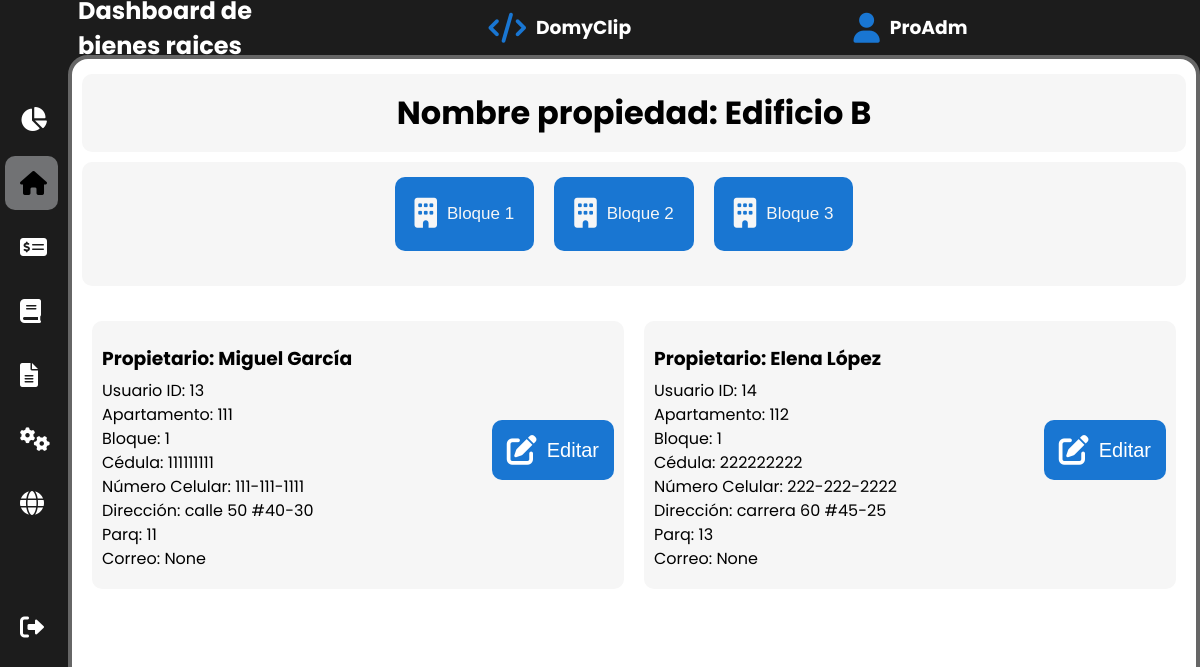
The page /propietarios/2/ (signed in) on the database its author committed.
### tables this page shows
CREATE TABLE Edificios (
            ID INTEGER PRIMARY KEY AUTOINCREMENT,
            edificio_id INTEGER NOT NULL,
            usuario_id INTEGER NOT NULL,
            nombre TEXT NOT NULL,
            apartamentos INTEGER NOT NULL,
            direccion TEXT NOT NULL,
            nit TEXT NOT NULL,
            FOREIGN KEY (usuario_id) REFERENCES usuarios(usuario_id)
                   );

CREATE TABLE Propietarios (
            user_id INTEGER PRIMARY KEY AUTOINCREMENT,
            edificio_id INTEGER NOT NULL,
            apto TEXT,
            bloque TEXT NOT NULL,
            nombres TEXT NOT NULL,
            apellidos TEXT NOT NULL,
            parq TEXT,
            cedula TEXT NOT NULL,
            celular TEXT NOT NULL,
            direccion TEXT NOT NULL,
            correo TEXT,
            valoradmin INTERGER,
            valorparq INTERGER,
            cuotaextra INTERGER,
            FOREIGN KEY (edificio_id) REFERENCES edificios(edificio_id)
                   );

### app.py (the view)
@app.route('/propietarios/<int:edificio_id>/')
def propietarios(edificio_id):
    if 'username' in session:  # Verificar si el usuario ha iniciado sesión
        username = session['username']  # Obtener el nombre de usuario de la sesión
    else:
        return redirect('/login')
    nombre_edificio = obtener_nombre_edificio(edificio_id)
    bloques = obtener_bloques(edificio_id)  # Agregar esta línea para obtener los bloques
    propietarios_por_bloque = {}
    for bloque in bloques:
        propietarios_por_bloque[bloque] = obtener_propietarios_por_bloque(edificio_id, bloque)
    return render_template('propietarios.html', edificio_id=edificio_id, nombre_edificio=nombre_edificio,
                           username=username, bloques=bloques, propietarios_por_bloque=propietarios_por_bloque)

### app.py (called while the page is built)
def obtener_nombre_edificio(edificio_id):
    conn = sqlite3.connect(DATABASE)
    cursor = conn.cursor()
    cursor.execute("SELECT nombre FROM Edificios WHERE edificio_id = ?", (edificio_id,))
    nombre_edificio = cursor.fetchone()[0]
    conn.close()
    return nombre_edificio

def obtener_bloques(edificio_id):
    conn = sqlite3.connect(DATABASE)
    cursor = conn.cursor()
    cursor.execute("SELECT DISTINCT bloque FROM Propietarios WHERE edificio_id = ?", (edificio_id,))
    bloques = [row[0] for row in cursor.fetchall()]
    conn.close()
    return bloques

def obtener_propietarios_por_bloque(edificio_id, bloque):
    conn = sqlite3.connect(DATABASE)
    cursor = conn.cursor()
    cursor.execute("SELECT user_id, nombres, apellidos, apto, cedula, celular, direccion, parq, correo, valoradmin, valorparq, cuotaextra FROM Propietarios WHERE edificio_id = ? AND bloque = ?", (edificio_id, bloque))
    propietarios = cursor.fetchall()
    conn.close()
    return propietarios

### templates/propietarios.html (shortened to what this page needs)
<!DOCTYPE html>
<html lang="es">
<head>
    <link rel="stylesheet" href="https://cdnjs.cloudflare.com/ajax/libs/font-awesome/6.0.0/css/all.min.css"
 />
<link rel="stylesheet" href="{{ url_for('static', filename='Dashboard.css') }}">
<link rel="stylesheet" href="{{ url_for('static', filename='header_sidebar.css') }}">
</head>
<body>
    <header class="header">
        <div class="top-menu">
            <div class="Version">
                <h4>Dashboard de bienes raices</h4>
            </div>
            <div class="logo">
                <i class="fas fa-code"></i>
                <h3>DomyClip</h3>
            </div>
            <div class="icon">
                <i class="fas fa-user"></i>
                <h3>{{ session['username'] }}</h3>
            </div>
        </div>
    </header>
    <main class="main">
        <div class="circulo">
            <div class="titulo">
                <h1>Nombre propiedad: {{ nombre_edificio }}</h1>
            </div>
            <div class="propietarios-section">
                <div class="botones-bloque">
                    {% for bloque in bloques %}
                    <button class="bloque-btn" onclick="togglePropietarios({{ bloque }})">
                        <div class="icon-container">
                            <i class="fas fa-building"></i>
                        </div>
                        Bloque {{ bloque }}
                    </button>
                    {% endfor %}
                </div>
                {% for bloque, propietarios in propietarios_por_bloque.items() %}
                <div class="bloque" id="bloque{{ bloque }}" style="display: none;">
                    <div class="propietarios" id="propietarios{{ bloque }}">
                        <div class="row">
                            {% for propietario in propietarios %}
                            <div class="col-md-6">
                                <div class="prop">
                                    <div class="contenido">
                                        <div class="texto">
                                            <h3>Propietario: {{ propietario[1] }} {{ propietario[2] }}</h3>
                                            <p>Usuario ID: {{ propietario[0] }}</p>
                                            <p>Apartamento: {{ propietario[3] }}</p>
                                            <p>Bloque: {{ bloque }}</p>
                                            <p>Cédula: {{ propietario[4] }}</p>
                                            <p>Número Celular: {{ propietario[5] }}</p>
                                            <p>Dirección: {{ propietario[6] }}</p>
                                            <p>Parq: {{propietario[7] }}</p>
                                            <p>Correo: {{ propietario[8] }}</p>
                                        </div>
                                        <div class="cont_boton">
                                            <button class="boton" onclick="abrirModalEditarPropietario('{{ propietario[0] }}', '{{ propietario[1] }}', '{{ propietario[2] }}', '{{ propietario[3] }}', '{{ bloque }}', '{{ propietario[4] }}', '{{ propietario[5] }}', '{{ propietario[6] }}', '{{ propietario[7] }}', '{{ propietario[8] }}')">
                                                <i class="fas fa-edit"></i>
                                                Editar
                                            </button>
                                        </div>
                                    </div>
                                </div>
                            </div>
                            {% endfor %}
                        </div>
                    </div>
                </div>
                {% endfor %}
            </div>
        </div>
    </main>
    <section class="sidebar">
        <div class="menu">
            <a href="/estadisticas/{{ edificio_id }}" class="enlace">
                <i class="fas fa-chart-pie"></i>
            </a>
            <a href="" class="enlace activo">
                <i class="fas fa-home"></i>
            </a>
            <a href="/pagos/{{ edificio_id }}" class="enlace">
                <i class="fas fa-money-check-alt"></i>
            </a>
            <a href="/contabilidad/{{ edificio_id }}" class="enlace">
                <i class="fas fa-book"></i>
            </a>
            <a href="/informes/{{ edificio_id }}" class="enlace">
                <i class="fas fa-file-alt"></i>
            </a>
            <a href="/configuracion/{{ edificio_id }}" class="enlace">
                <i class="fas fa-cogs"></i>
            </a>
            <div class="enlace" onclick="webdomotycort()">
                <i class="fas fa-globe"></i>
            </div>
            <div class="cerrar">
                <a href="{{ url_for('logout') }}">
                    <i class="fas fa-sign-out-alt"></i>
                </a>
            </div>
        </div>
    </section>
</body>
</html>

### static/Dashboard.css (style rules this page uses)
.main { background-color: #1c1c1c; grid-area: main; display: grid; }
.circulo { width: 100%; height: 100%; border-radius: 20px; background-color: #fff; border: 4px solid #666666; box-sizing: border-box; padding: 10px; }
.titulo h1 { display: flex; flex-wrap: wrap; justify-content: center; background-color: #f6f6f6; border-radius: 10px; padding: 15px; margin-top: 5px; margin-bottom: 5px; }
.propietarios-section { display: grid; gap: 20px; }
.botones-bloque { display: flex; flex-wrap: wrap; justify-content: center; background-color: #f6f6f6; border-radius: 10px; padding: 15px; margin-top: 5px; margin-bottom: 5px; }
.bloque-btn { background-color: #1976d2; color: #f6f6f6; font-size: 17px; border: none; border-radius: 10px; padding: 20px 20px; margin-bottom: 20px; margin-right: 20px; cursor: pointer; transition: background-color 0.3s ease-in-out; display: flex; align-items: center; }
.icon-container { margin-right: 10px; font-size: 30px; }
.prop { background-color: #f6f6f6; border-radius: 10px; padding: 10px; margin: 10px; }
.row { display: flex; flex-wrap: wrap; }
.col-md-6 { flex: 0 0 50%; max-width: 50%; }
.contenido { display: flex; align-items: center; }
.texto { flex: 80%; font-size: 16px; line-height: 1; overflow: auto; }
.texto p { line-height: 0.5; }
.cont_boton { flex: 20%; text-align: right; display: flex; align-items: center; justify-content: center; }
.cont_boton i { font-size: 30px; margin-right: 10px; }
.boton { background-color: #1976d2; color: white; border: none; border-radius: 10px; padding: 15px 15px; font-size: 20px; cursor: pointer; transition: color 0.3s ease-in-out; display: flex; align-items: center; justify-content: center; height: 100%; margin-bottom: 10px; }

### static/header_sidebar.css (style rules this page uses)
body { height: 100vh; display: grid; grid-template-columns: 68px 1fr; grid-template-rows: 55px 1fr; grid-template-areas: "side header" "side main"; margin: 0; font-family: "Poppins", sans-serif; }
.header { background-color: #1c1c1c; grid-area: header; display: flex; align-items: center; justify-content: center; padding: 10px; }
.top-menu { display: flex; align-items: center; justify-content: center; width: 100%; }
.header h3 { color: #ffffff; }
.logo, .Version, .icon { margin-right: 20%; display: flex; align-items: center; color: #ffffff; }
.logo i, .icon i { font-size: 30px; color: #1976d2; margin-right: 10px; }
.header h4 { color: #ffffff; font-size: 24px; font-weight: 700; }
.sidebar { width: 58px; height: 100vh; background: #1c1c1c; padding: 5px; transition: width 0.3s ease; grid-area: side; display: flex; flex-direction: column; justify-content: center; position: fixed; }
.menu { display: flex; flex-direction: column; }
.menu .enlace { width: 40%; transition: width 0.3s ease; padding: 15px; border-radius: 10px; display: flex; align-items: center; margin-bottom: 10px; cursor: pointer; font-size: 16px; color: #fff; text-decoration: none; position: relative; }
.menu .cerrar { width: 40%; transition: width 0.3s ease; padding: 15px; margin: 60px 0; border-radius: 10px; display: flex; align-items: center; cursor: pointer; font-size: 16px; color: #fff; text-decoration: none; position: relative; }
.menu .enlace i, .menu .cerrar i { margin-right: 15px; font-size: 24px; color: #fff; }
.menu .enlace.activo, .menu .cerrar.activo { background-color: #c3c5ca81; }
.menu .enlace.activo i, .menu .cerrar.activo i { color: #000000; }

### rows shown on the page
Edificios: username "ProAdm", nombre "Edificio B"
Propietarios: nombres "Miguel", apellidos "García", user_id "13", apto "111", bloque "1", cedula "111111111", celular "111-111-1111", direccion "calle 50 #40-30", parq "11", propietario "None"
Propietarios: nombres "Elena", apellidos "López", user_id "14", apto "112", bloque "1", cedula "222222222", celular "222-222-2222", direccion "carrera 60 #45-25", parq "13", propietario "None"

### other values the page prints
{{ bloque }} "1" "2" "3"
